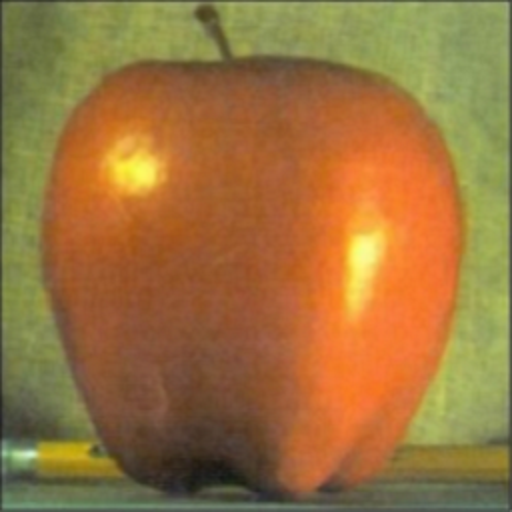
#> input picture apple.png, 512 x 512 px
$ python Image_blend.py   (Python 2 division)
#> lines starting #> are read from the running program, lines starting #| are printed output that depends on the picture
#以下代码实现苹果和橘子图片的融合，但是有点问题，图片的像素数必须是2的幂次
import cv2 as cv
import numpy as np

apple=cv.imread("./apple.png")
#> apple is the input picture: shape (512, 512, 3); mean B, G, R 61.8, 115.7, 155.7
orange=cv.imread("./orange.png")
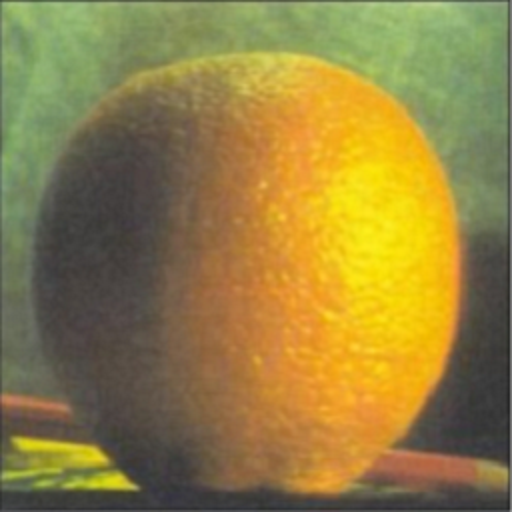
#> input picture orange.png, 512 x 512 px
#> orange is the input picture: shape (512, 512, 3); mean B, G, R 66.3, 128.5, 147.1
gp_apple=[apple]
gp_orange=[orange]
for i in range(6):
    apple=cv.pyrDown(apple)
    gp_apple.append(apple)
    orange= cv.pyrDown(orange)
    gp_orange.append(orange)
#> this loop made 6 passes
#> pass 2, `orange= cv.pyrDown(orange)`:
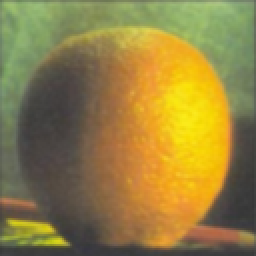
#> orange: shape (128, 128, 3) (shown 2 times larger); mean B, G, R 66.4, 128.7, 147.3
#> after the loop, gp_apple = 7 items; gp_orange = 7 items

lp_apple=[apple]
lp_orange=[orange]
for i in range(5,0,-1):
    apple=cv.pyrUp(gp_apple[i])
    apple=cv.subtract(gp_apple[i-1],apple)
    lp_apple.append(apple)
    orange=cv.pyrUp(gp_orange[i])
    orange= cv.subtract(gp_orange[i - 1], orange)
    lp_orange.append(orange)
#> this loop made 5 passes
#> pass 1, `apple=cv.pyrUp(gp_apple[i])`:
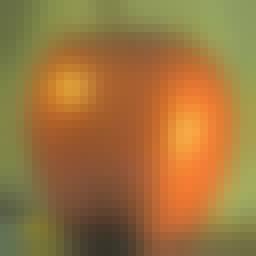
#> apple: shape (32, 32, 3) (shown 8 times larger); mean of channels 0, 1, 2 61.5, 116.2, 156.6; drawn as B, G, R
#> pass 1, `apple=cv.subtract(gp_apple[i-1],apple)`:
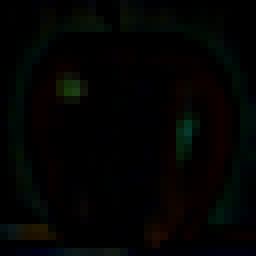
#> apple: shape (32, 32, 3) (shown 8 times larger); mean of channels 0, 1, 2 2.2, 3.3, 2.7; drawn as B, G, R
#> pass 1, `orange=cv.pyrUp(gp_orange[i])`:
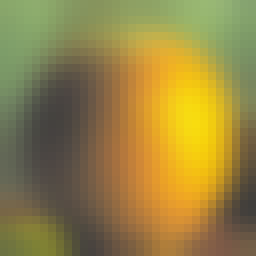
#> orange: shape (32, 32, 3) (shown 8 times larger); mean of channels 0, 1, 2 67.1, 131.1, 149.5; drawn as B, G, R
#> pass 1, `orange= cv.subtract(gp_orange[i - 1], orange)`:
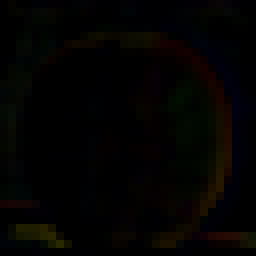
#> orange: shape (32, 32, 3) (shown 8 times larger); mean of channels 0, 1, 2 1.6, 2.7, 3.6; drawn as B, G, R
#> after the loop, lp_apple = 6 items; lp_orange = 6 items

LS=[]
for la,lb in zip(lp_apple,lp_orange):
    rows,cols,dpt=la.shape
    ls=np.hstack((la[:,:cols/2],lb[:,cols/2:]))
    LS.append(ls)
#> this loop made 6 passes
#> (rows, cols) on passes 1 to 6: (8, 8), (32, 32), (64, 64), (128, 128), (256, 256), (512, 512)
#> after the loop, LS = 6 items
ls=LS[0]
for i in range(1,6):
    ls=cv.pyrUp(ls)
#> (the run stopped early here; a loop or call above may not have finished)
